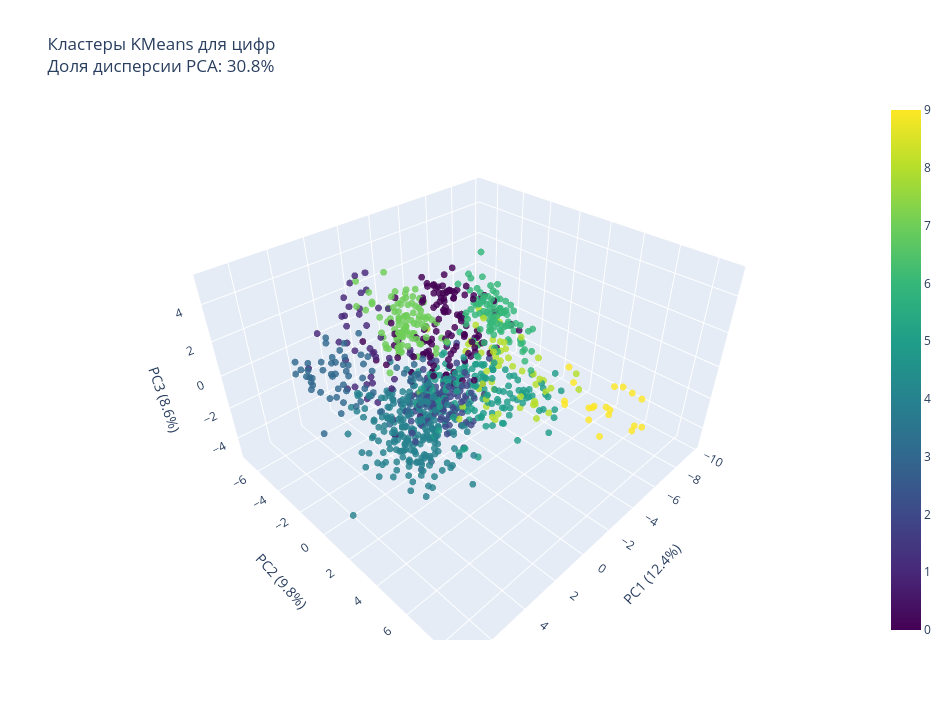

The notebook cell this image was saved under:
### Code cell
fig, X_pca_3d, pca_3d = visualizer.plot_interactive_3d_clusters(
    X,
    cluster_labels,
    target=y,
    output_file="interactive_3d_plot.html",
    title="Кластеры KMeans для цифр",
)

print("Доля дисперсии в 3D PCA:", pca_3d.explained_variance_ratio_.round(3))
print("Интерактивный график сохранён в interactive_3d_plot.html")

### Figure 1 — Plotly figure (JSON) as saved in the notebook; plotly's stock layout.template omitted (floating-point values rounded to 4 significant figures; data arrays with more than 128 entries replaced by an {"elided": "..."} marker saying what was removed)
{"data": [{"hoverinfo": "text", "marker": {"color": {"elided": "1000 int values"}, "colorscale": [[0, "#440154"], [0.1111, "#482878"], [0.2222, "#3e4989"], [0.3333, "#31688e"], [0.4444, "#26828e"], [0.5556, "#1f9e89"], [0.6667, "#35b779"], [0.7778, "#6ece58"], [0.8889, "#b5de2b"], [1, "#fde725"]], "opacity": 0.82, "showscale": true, "size": 4}, "mode": "markers", "text": {"elided": "1000 str values"}, "type": "scatter3d", "x": {"elided": "1000 float values"}, "y": {"elided": "1000 float values"}, "z": {"elided": "1000 float values"}}], "layout": {"height": 720, "scene": {"xaxis": {"title": {"text": "PC1 (12.4%)"}}, "yaxis": {"title": {"text": "PC2 (9.8%)"}}, "zaxis": {"title": {"text": "PC3 (8.6%)"}}}, "title": {"text": "Кластеры KMeans для цифр<br>Доля дисперсии PCA: 30.8%"}, "width": 950}}
